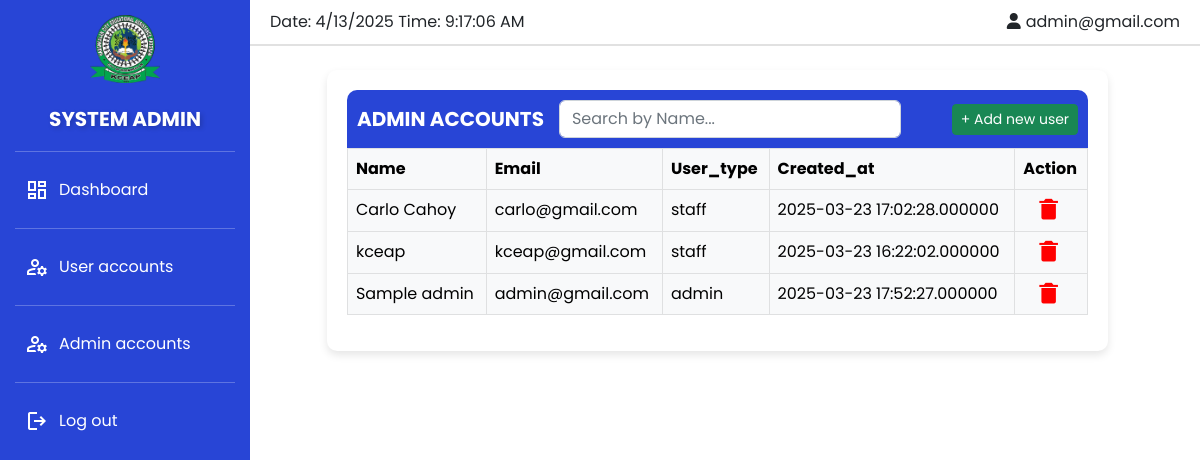
Page /system_admin/adminaccounts.php (signed in) on the committed database.
### tables this page shows
CREATE TABLE `accounts` (
  `id` int(100) NOT NULL,
  `name` varchar(100) NOT NULL,
  `email` varchar(100) NOT NULL,
  `password` varchar(100) NOT NULL,
  `user_type` varchar(100) NOT NULL DEFAULT 'student',
  `created_at` datetime(6) DEFAULT NULL
);

### system_admin/adminaccounts.php (the view, shortened to what this page needs)
<?php
include '../config/config.php';
include '../include/header3.php';
$select_accounts = mysqli_query($conn, "SELECT * FROM accounts WHERE user_type = 'admin' OR user_type = 'staff' ORDER BY name ASC");
?>
<body>
    <?php
    include '../include/aside2.php';
    include '../include/top-bar.php';
    ?><br>
    <div class="container managetable mt-0 center-table">
        <div class="table-container col-10">
            <div class="header-bar">
                <div class="header-left">
                    <h2><strong>ADMIN ACCOUNTS</strong></h2>
                    <div class="search-container">
                        <input type="text" id="searchInput" class="form-control" placeholder="Search by Name..." />
                    </div>
                </div>
                <div class="header-right">
                    <button class="btn btn-success btn-sm" data-bs-toggle="modal" data-bs-target="#addSC">+ Add new
                        user</button>
                </div>
            </div>
            <div class="col-md-12 scroll-data">
                <table class="table table-bordered table-light table-hover" id="scholarTable">
                    <thead class="table-light">
                        <tr>
                            <th scope="col">Name</th>
                            <th scope="col">Email</th>
                            <th scope="col">User_type</th>
                            <th scope="col">Created_at</th>
                            <th scope="col">Action</th>
                        </tr>
                    </thead>
                    <tbody>
                    <?php
                      while ($row = mysqli_fetch_assoc($select_accounts)) {
                    ?>
                        <tr data-id="<?php echo $row['id']; ?>">
                            <td><?php echo $row['name']; ?></td>
                            <td><?php echo $row['email']; ?></td>
                            <td><?php echo $row['user_type']; ?></td>
                            <td><?php echo $row['created_at']; ?></td>
                            <td class="action-btns">
                                <a class="delete-btn" data-bs-toggle="modal" href="#deleteModal" data-id="<?php echo $row['id']; ?>">
                                    <i class='bx bxs-trash-alt bx-sm' style="color: red;"></i>
                                </a>
                            </td>
                        </tr>
                    <?php } ?>
                    </tbody>
                </table>
            </div>
        </div>
    </div><br>
</body>
</html>

### include/header3.php (shortened to what this page needs)
<!DOCTYPE html>
<html lang="en">
<head>
    <link rel="stylesheet" href="../style/bootstrap.min.css">
    <link rel="stylesheet" href="../style/admin.css">
    <link href='https://unpkg.com/boxicons@2.1.4/css/boxicons.min.css' rel='stylesheet'>
    <link rel="stylesheet" href="https://cdnjs.cloudflare.com/ajax/libs/font-awesome/6.0.0-beta3/css/all.min.css">
</head>

### include/aside2.php
<aside>
    <div style="justify-content: center; display: flex; align-items: center; flex-direction: column;">
        <img src="../img/logo.png" alt="logo" width="70" height="auto">
    </div><br>
      <h1>SYSTEM ADMIN</h1>
    <hr>
    <nav class="side-bar">
        <ul>
            <li><a href="dashboard.php"><span class="material-symbols-outlined icons">dashboard</span>Dashboard</a></li>
            <hr>
            <li><a href="accounts.php"><span class="material-symbols-outlined icons">manage_accounts</span>User
                    accounts</a></li>
            <hr>
            <li><a href="adminaccounts.php"><span class="material-symbols-outlined icons">manage_accounts</span>Admin
                    accounts</a></li>
            <hr>
            <li><a data-bs-toggle="modal" href="#" data-bs-target="#logout2"><span
                        class="material-symbols-outlined icons">logout</span>Log out</a></li>
        </ul>
    </nav>
</aside>

### include/top-bar.php (shortened to what this page needs)
<div class="top-bar">
    <span id="dateTime"></span>
    <span class="ms-auto">
        <i class="fas fa-user profile-icons"></i><?php echo isset($_SESSION['email']) ? $_SESSION['email'] : 'Guest'; ?>
    </span>
</div>

### style/admin.css (style rules this page uses)
* { font-family: "Poppins", sans-serif; }
aside { width: 250px; height: 100vh; background-color: #2845d6; padding: 15px; position: fixed; top: 0; left: 0; color: white; transition: transform 0.3s ease-in-out; z-index: 1000; }
aside h1 { font-size: 20px; font-weight: bold; text-align: center; margin-bottom: 20px; text-shadow: 2px 2px 5px rgba(0, 0, 0, 0.2); }
.side-bar ul { list-style: none; padding: 0; }
.side-bar ul li { margin: 10px 0; }
.side-bar ul li a { text-decoration: none; color: white; display: flex; align-items: center; font-size: 16px; padding: 10px; }
.icons { margin-right: 10px; }
.top-bar { background: white; padding: 10px 20px; display: flex; justify-content: space-between; align-items: center; margin-left: 250px; border-bottom: 2px solid #e1e1e1; transition: margin-left 0.3s ease-in-out; }
.center-table { display: flex; justify-content: center; align-items: center; width: 100%; }
.table-container { background: white; padding: 20px; border-radius: 10px; box-shadow: 0px 4px 8px rgba(0, 0, 0, 0.1); width: 70%; margin-left: 235px; }
.action-btns i { cursor: pointer; }
.header-bar { display: flex; justify-content: space-between; align-items: center; padding: 10px; background-color: #2845d6; color: white; border-radius: 10px 10px 0 0; }
.header-left { display: flex; align-items: center; gap: 15px; }
.header-right { display: flex; align-items: center; }
.header-bar h2 { margin: 0; font-size: 20px; }
.action-btns a { text-decoration: none; margin-right: 5px; display: flex; justify-content: center; align-items: center; }
.scroll-data { max-height: 500px; overflow-y: auto; }
.profile-icons { margin-right: 5px; }

### rows in the picture
accounts: name "Carlo Cahoy", email "carlo@gmail.com", user_type "staff", created_at "2025-03-23 17:02:28.000000"
accounts: name "kceap", email "kceap@gmail.com", user_type "staff", created_at "2025-03-23 16:22:02.000000"
accounts: name "Sample admin", email "admin@gmail.com", user_type "admin", created_at "2025-03-23 17:52:27.000000"

### other values in the picture
$_SESSION['email'] "admin@gmail.com"
